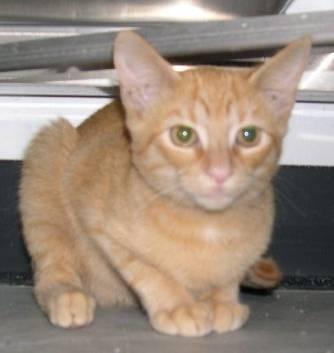
#> input picture Tutorials/cat.4150.jpg, 334 x 353 px
$ jupyter execute --allow-errors Notebook_9.ipynb
#> lines starting #> are read from the running program, lines starting #| are printed output that depends on the picture
### Understanding Convolutional Neural Networks (CNNs)
In this notebook we will work with the convolution technique applied to 2D images.
Let us start by importing the required modules

[cell 1]
import numpy as np
import matplotlib.pyplot as plt
from PIL import Image

CNNs are a class of neural networks used for tasks involving images, such as classification, detection, and segmentation.
They work by detecting patterns in images using filters (kernels) in a process called convolution.
Convolution is an operation that slides a small matrix (called a kernel or filter) over an image and computes element-wise multiplications.
This allows CNNs to detect edges, textures, and patterns.
A 2D image is given by a 2D array, each element representing the intensity of the pixel.

[cell 2]
# Visualize a simple convolution operation
image = np.array([[2, 2, 2, 2, 2],
                  [2, 4, 4, 4, 2],
                  [2, 4, 8, 4, 2],
                  [2, 4, 4, 4, 2],
                  [2, 2, 2, 2, 2]])

Let us now visualize the image represented by this array

#> (a cell that did not finish here is left out)

We can now define an array that will represent a filter or a kernel that acts on the image. Let us assume that the filter has 3x3 size (it can be smaller or bigger).

[cell 4]
kernel = np.array([[1, 0, -1],
                   [1, 0, -1],
                   [1, 0, -1]])

And we can visualize the kernel as well

#> (a cell that did not finish here is left out)

A convolution is the element-wise multiplication of the kernel and subarrays of the image and the result is an array with the same shape as the filter. Afterwards, the elements of this result are summed to produce a scalar.
When performing a convolution, two important parameters are the padding and the stride.
Padding refers to the practice of adding extra rows and columns around an image to control how the convolutional filter interacts with its edges. In our case, we will use the function np.pad to apply padding to the image:
image_padded = np.pad(image, pad_width=padding, mode='constant', constant_values=0)
pad_width=padding indicates the number of pixels to add around the edges of the image. For example:
- padding=1: Adds 1 row/column on all sides.
- padding=2: Adds 2 rows/columns on all sides.
Adding padding ensures preservation of spatial dimensions. Indeed, by padding the image, the output size can remain the same as the input size. It also ensures full coverage of edge pixels, since padding allows the kernel to process the edges of the image effectively.
Stride refers to the step size or the number of pixels the convolutional filter (kernel) moves during each step as it slides across the image. It controls how much the filter shifts when it is applied to the input image. Stride=1 ensures maximum overlap between neighbouring regions, but increases the size of the output, whereas Stride>1 reduces the overlap while decreasing the size of the output.

#> (a cell that did not finish here is left out)

Now we can apply convolution of the example image

#> (a cell that did not finish here is left out)

And visualize the result

#> (a cell that did not finish here is left out)

A commonly used technique in CNN is MaxPooling. It is a downsampling operation that reduces the spatial dimensions (height and width) of feature maps while retaining the most important information. The key idea is to condense information by selecting the maximum value from a small region (usually a square) of the feature map. Here, again, the two important parameters are the size of the region where the maximum will be computed and the stride.

#> (a cell that did not finish here is left out)

Now we can apply MaxPooling to the feature map.

#> (a cell that did not finish here is left out)

And plot the result, which in this case is trivial.

#> (a cell that did not finish here is left out)

After doing all the previous steps, we have all the elements to perform a CNN pipeline, by combining convolution and MaxPooling. We will also add an intermediate step consisting of a ReLU activation function. The basic pipeline includes: Convolution -> Activation (ReLU, using np.maximum) -> MaxPooling.

#> (a cell that did not finish here is left out)

And we can visualize all the steps of the pipeline

#> (a cell that did not finish here is left out)

Apply the pipeline to a bigger synthetic image.

#> (a cell that did not finish here is left out)

We will now apply the pipeline to a realistic image. For this, first load the image.

[cell 15]
def load_image(image_path, size=(128, 128)):
    """
    Load an image, resize it, and convert to grayscale.
    """
#> called with image_path = 'cat.4150.jpg', size = (128, 128)
    image = Image.open(image_path).convert('L')  # Convert to grayscale
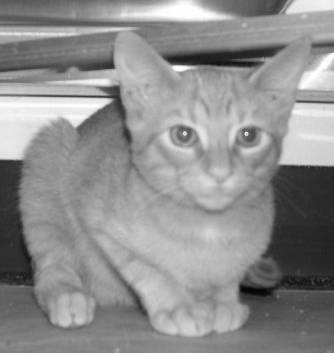
#> image: PIL image 334x353 L; min 2, max 255, mean 142.3
    image = image.resize(size)
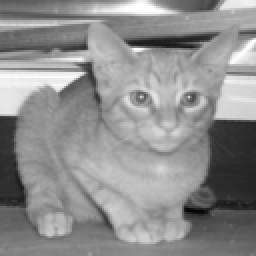
#> image: PIL image 128x128 L (shown 2 times larger); min 4, max 255, mean 142.3
    image_np = np.array(image)
    return image_np
